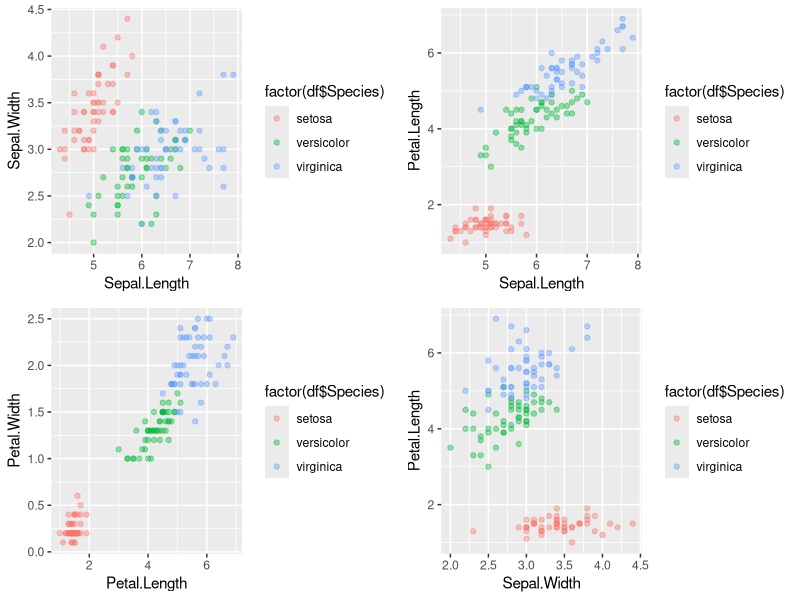
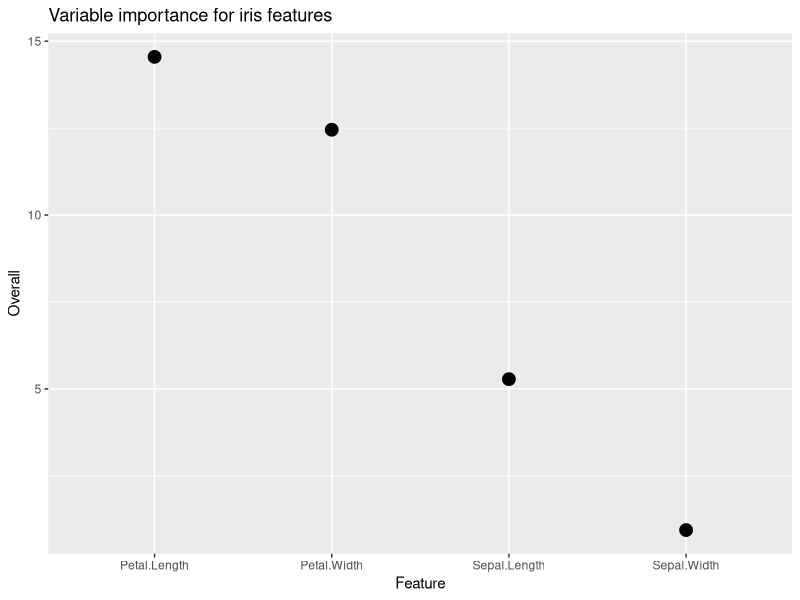
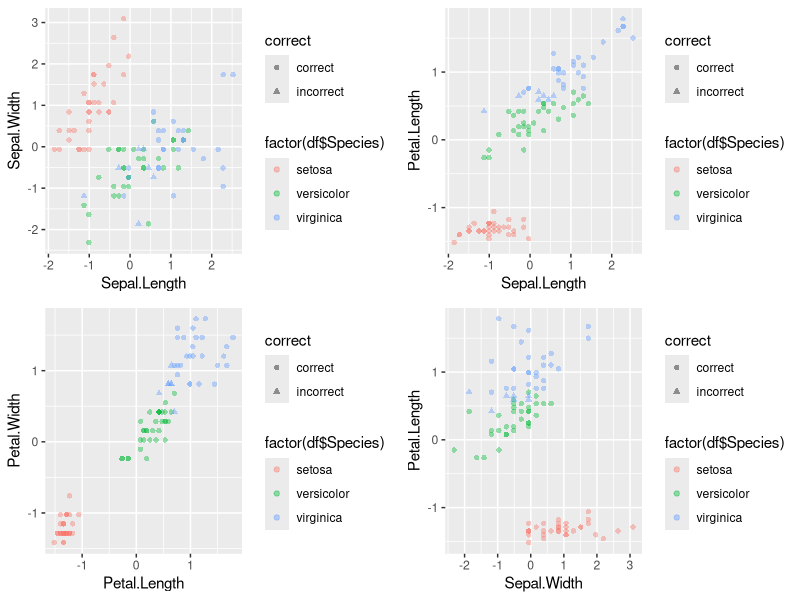
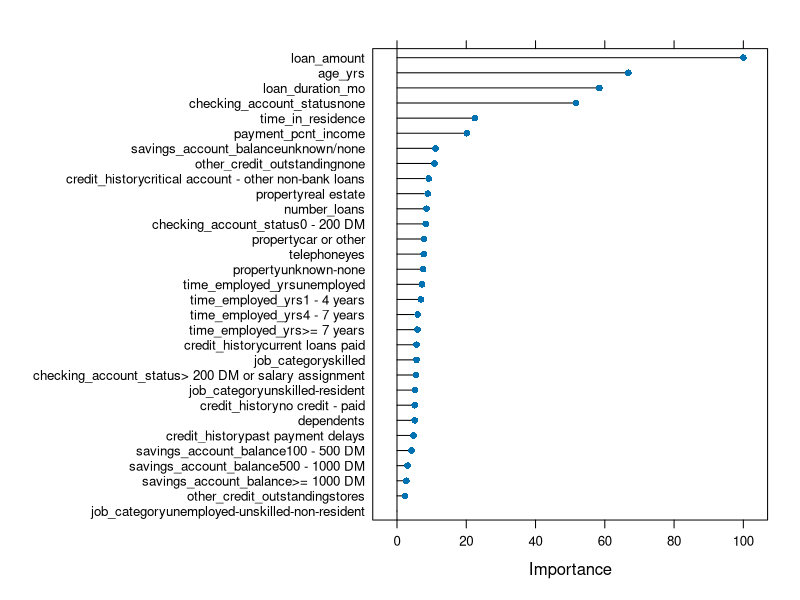

Here is the R script that generated these plots, in order:
# Processing start time
sink('bagging_output.txt')
timeStart = Sys.time()

# ADMINISTRATIVE NOTES
# Note: To describe database at any point, use str(*name*)
# Note: To clear R workspace, use rm(list = ls())
# Note: Searching R help files - RSiteSearch("character string")
# Note: To clear console, use CTRL + L 


# INSTALLING SPECIAL PACKAGES
# if("<package_name>" %in% rownames(installed.packages()) == FALSE) 
# {install.packages("<package_name>")}# Added due to error
# library(<package_name>)
# ====================
# Bagging and Random Forest Models
# Using ensemble methods can greatly improve the results achieved with weak machine learning algorithms, also called weak learners. Ensemble methods achieve better performance by aggregating the results of many statistically independent models. This process averages out the errors and produces a final better prediction.
# 
# In this lab you will work with a widely used ensemble method known as bootstrap aggregating or simply bagging. Bagging follows a simple procedure:
#         
# N learners (machine learning models) are defined.
# N subsamples of the training data are created by Bernoulli sampling with replacement.
# The N learners are trained on the subsamples of the training data.
# The ensemble is scored by averaging, or taking a majority vote, of the predictions from the N learners.
# Classification and regression tree models are most typically used with bagging methods. The most common such algorithm is know as the random forest. The random forest method is highly scalable and generally produces good results, even for complex problems.
# 
# Classification and regression trees tend to be robust to noise or outliers in the training data. This is true for the random forest algorithm as well.
# 
# Example: Iris dataset
# As a first example you will use random forest to classify the species of iris flowers.
# 
# As a first step, execute the code in the cell below to load the required packages to run the rest of this notebook.
# 
# Note: If you are running in Azure Notebooks, make sure that you run the code in the setup.ipynb notebook at the start of you session to ensure your environment is correctly configured.

## Import packages
library(ggplot2)

if("gridExtra" %in% rownames(installed.packages()) == FALSE) 
{install.packages("gridExtra")}
library(gridExtra)

if("repr" %in% rownames(installed.packages()) == FALSE) 
{install.packages("repr")}
library(repr)

library(dplyr)

if("caret" %in% rownames(installed.packages()) == FALSE) 
{install.packages("caret")}
library(caret)

if("randomForest" %in% rownames(installed.packages()) == FALSE) 
{install.packages("randomForest")}
library(randomForest)

if("MLmetrics" %in% rownames(installed.packages()) == FALSE) 
{install.packages("MLmetrics")}
library(MLmetrics)

options(repr.plot.width=4, repr.plot.height=4) # Set the initial plot area dimensions

# The code in the cell below displays the head of the data frame and plots all pairwise combinations of the features with the species of the iris flower in colors. 
# Execute this code and examine the results.

single_plot = function(df, colx, coly){
        ggplot(df, aes_string(colx,coly)) +
                geom_point(aes(color = factor(df$Species)), alpha = 0.4)
}

plot_iris = function(df){
        options(repr.plot.width=8, repr.plot.height=5)
        grid.arrange(
                single_plot(df, 'Sepal.Length', 'Sepal.Width'),
                single_plot(df, 'Sepal.Length', 'Petal.Length'),
                single_plot(df, 'Petal.Length', 'Petal.Width'),
                single_plot(df, 'Sepal.Width', 'Petal.Length'),
                nrow = 2)
}

head(iris, 10)   
plot_iris(iris)

# You can see that Setosa (in blue) is well separated from the other two categories. 
# The Versicolor (in orange) and the Virginica (in green) show considerable overlap. 
# The question is how well our classifier will separate these categories.
# 
# Next, execute the code in the cell below to split the dataset into test and training set. 
# Notice that unusually, 67% of the cases are being used as the test dataset.

set.seed(1955)
## Randomly sample cases to create independent training and test data
partition = createDataPartition(iris[,'Species'], times = 1, p = 0.33, list = FALSE)
training = iris[partition,] # Create the training sample
dim(training)
test = iris[-partition,] # Create the test sample
dim(test)

# As is always the case with machine learning, numeric features must be scaled. 
# Execute the code in the cell below to scale the training and test datasets:
        
num_cols = c('Sepal.Length', 'Sepal.Width', 'Petal.Length', 'Petal.Width')
preProcValues <- preProcess(training[,num_cols], method = c("center", "scale"))

training[,num_cols] = predict(preProcValues, training[,num_cols])
test[,num_cols] = predict(preProcValues, test[,num_cols])
head(training[,num_cols])

# Now you will define and fit a random forest model. 
# The code in the cell below defines random forest model with 5 trees using the randomForest function from the R randomForest package, and then fits the model. 
# Execute this code.

set.seed(1115)
rf_mod = randomForest(Species ~ ., data = training, ntree = 5)

# Next, the code in the cell below uses the predict method is used to compute the class score from the scaled features. 
# Execute this code.

test$scores = predict(rf_mod, newdata = test)
head(test, 20)

# It is time to evaluate the model results. 
# Keep in mind that the problem has been made difficult deliberately, by having more test cases than training cases.
# 
# The iris data has three species categories. 
# Therefore it is necessary to use evaluation code for a three category problem. The function in the cell below extends code from previous labs to deal with a three category problem. 
# Execute this code and examine the results.

print_metrics = function(df, label){
        ## Compute and print the confusion matrix
        cm = as.matrix(table(Actual = df$Species, Predicted = df$scores))
        print(cm)
        
        ## Compute and print accuracy 
        accuracy = round(sum(sapply(1:nrow(cm), function(i) cm[i,i]))/sum(cm), 3)
        cat('\n')
        cat(paste('Accuracy = ', as.character(accuracy)), '\n \n')                           
        
        ## Compute and print precision, recall and F1
        precision = sapply(1:nrow(cm), function(i) cm[i,i]/sum(cm[i,]))
        recall = sapply(1:nrow(cm), function(i) cm[i,i]/sum(cm[,i]))    
        F1 = sapply(1:nrow(cm), function(i) 2*(recall[i] * precision[i])/(recall[i] + precision[i]))    
        metrics = sapply(c(precision, recall, F1), round, 3)        
        metrics = t(matrix(metrics, nrow = nrow(cm), ncol = ncol(cm)))       
        dimnames(metrics) = list(c('Precision', 'Recall', 'F1'), unique(test$Species))      
        print(metrics)
}  

print_metrics(test, 'Species')

# Examine these results. Notice the following:
#         
#         1. The confusion matrix has dimension 3X3. You can see that most cases are correctly classified with only a few errors.
# 
#         2. The overall accuracy is 0.96. Since the classes are roughly balanced, this metric indicates relatively good performance of the classifier, particularly since it was only trained on 50 cases.
# 
#         3. The precision, recall and F1 for each of the classes is quite good. | 
#         To get a better feel for what the classifier is doing, the code in the cell below displays a set of plots showing correctly (as '+') and incorrectly (as 'o') cases, with the species color-coded. Execute this code and examine the results.
# 
# Examine these plots. 
# You can see how the classifier has divided the feature space between the classes. 
# Notice that most of the errors occur in the overlap region between Virginica and Versicolor. 
# This behavior is to be expected.
# 
# Is it possible that a random forest model with more trees would separate these cases better?
# The code in the cell below uses a model with 40 trees (estimators). 
# This model is fit with the training data and displays the evaluation of the model.
# 
# Execute this code and answer Question 1 on the course page.

set.seed(1115)
rf_mod = randomForest(Species ~ ., data = training, ntree = 40)
test$scores = predict(rf_mod, newdata = test)
print_metrics(test, 'Species')

# These results are identical to the model with 5 trees.
# 
# Like most tree-based models, random forest models have a nice property that feature importance is computed during model training. 
# Feature importance can be used as a feature selection method. 
# The varImp function from the Caret package performs the calculation.
# 
# Execute the code in the cell below to display a plot of the feature importance.

options(repr.plot.width=4, repr.plot.height=3)
imp = varImp(rf_mod)
imp[,'Feature'] = row.names(imp)
ggplot(imp, aes(x = Feature, y = Overall)) + geom_point(size = 4) +
        ggtitle('Variable importance for iris features')

# Examine the plot displayed above. Notice that the Speal_Lenght and Sepal_Width have rather low importance.
# 
# Should these features be dropped from the model? 
# To find out, you will create a model with a reduced feature set and compare the results. 
# As a first step, execute the code in the cell below to create training and test datasets using the reduced features.

set.seed(1115)
rf_mod = randomForest(Species ~ Petal.Length + Petal.Width, data = training, ntree = 100)
test$scores = predict(rf_mod, newdata = test)
print_metrics(test, 'Species')

# Once you have executed the code, answer Question 2 on the course page.
# 
# These results are a bit better which may indicate the original model was over-fit. 
# Given that a simpler model is more likely to generalize, this model is preferred.

## Create column of correct-incorrect classification
test$correct = ifelse(test$Species == test$scores, 'correct', 'incorrect')

single_plot_classes = function(df, colx, coly){
        ggplot(df, aes_string(colx,coly)) +
                geom_point(aes(color = factor(df$Species), shape = correct), alpha = 0.4)
}

plot_iris_classes = function(df){
        options(repr.plot.width=8, repr.plot.height=5)
        grid.arrange(
                single_plot_classes(df, 'Sepal.Length', 'Sepal.Width'),
                single_plot_classes(df, 'Sepal.Length', 'Petal.Length'),
                single_plot_classes(df, 'Petal.Length', 'Petal.Width'),
                single_plot_classes(df, 'Sepal.Width', 'Petal.Length'),
                nrow = 2)
}

plot_iris_classes(test)

# Another example
# Now, you will try a more complex example using the credit scoring data. You will use the prepared data which has been prepared by removing duplicate cases. 
# Some columns which are know not to be predictive are removed. 
# Execute the code in the cell below to load the dataset for the example.

credit = read.csv('German_Credit_Preped.csv', header = TRUE)
## Subset the data frame
credit = credit[,c('checking_account_status', 'loan_duration_mo', 'credit_history', 'loan_amount', 'savings_account_balance',
        'time_employed_yrs', 'payment_pcnt_income', 'time_in_residence', 'property', 'age_yrs',
        'other_credit_outstanding', 'number_loans', 'job_category', 'dependents', 'telephone', 'bad_credit' )]
print(dim(credit))
names(credit)

# Cross validation will be used to train the model. 
# Since folds will be selected from the entire dataset the numeric features are scaled in batch. 
# Execute the code in the cell below to accomplish this:
        
num_cols = c('loan_duration_mo', 'loan_amount', 'payment_pcnt_income',
        'time_in_residence', 'age_yrs', 'number_loans', 'dependents')

preProcValues <- preProcess(credit[,num_cols], method = c("center", "scale"))
credit[,num_cols] = predict(preProcValues, credit[,num_cols])
head(credit[,num_cols])

# The R Caret package computes most performance metrics using the positive cases. 
# For example, recall is a measure of correct classification of positive cases. 
# Therefore, it is important to have the coding of the label correct. 
# The code in the cell below creates a factor (categorical) variable and coerces the levels of the label column, bad_credit. 
# Execute this code.

credit$bad_credit <- ifelse(credit$bad_credit == 1, 'bad', 'good')
credit$bad_credit <- factor(credit$bad_credit, levels = c('bad', 'good'))
credit$bad_credit[1:5]

# In the results above you can see the new coding of the label column along with the levels, {'bad', 'good'}.
# 
# As the inner loop of a nested cross validation, the code in the cell below uses the capability of the R Caret package to estimate the best hyperparameters using 5 fold cross validation. 
# This first cross validation is performed using ROC as the metric. 
# There are a few points to note here:
#         
# A Caret trainControl object is used to define the 5 fold cross validation. 
# The twoClassSummary function is specified, making ROC the metric for hyperparameter optimization.
# The model is trained using all features as can be seen from the model formula in the Caret train function.
# 
# ROC is specified as a metric in the call to train.
# Weights are specified to help with the class imbalance and the cost imbalance of misclassification of bad credit customers.
# 
# The train function uses a tuneGrid argument to define the hyperparameters to search.
# Execute this code and examine the result.

weights = ifelse(credit$bad_credit == 'bad', 0.9, 0.1)

fitControl <- trainControl(method = "cv",
        number = 5,
        returnResamp="all",
        savePredictions = TRUE,
        classProbs = TRUE,
        summaryFunction = twoClassSummary)
paramGrid <- expand.grid(mtry = c(5, 10, 15))

set.seed(1234)
rf_fit_inside_tw <- train(bad_credit ~ ., 
        data = credit,  
        method = "rf", # Random forest model 
        trControl = fitControl, 
        tuneGrid = paramGrid, 
        weights = weights, 
         metric="ROC")
print(rf_fit_inside_tw)

# The grid of hyperpameters searched by the Caret package is only mtry. The printed tables shows the values of the metrics as a function of the parameters in the search grid. Sens is short for sensitivity which is the same as global recall and Spec is specificity which is the true negative rate = TN/(TN + FP)
# 
# The hyperparameter optimization can also be performed using Recall as a metric. 
# The code in the cell below uses the prSummary function for the summaryFunction argument for trainControl and sets the metric as Recall.
# 
# Execute this call and examine the results. Then, answer Question 3 on the course page.

fitControl <- trainControl(method = "cv",
        number = 5,
        returnResamp="all",
        savePredictions = TRUE,
        classProbs = TRUE,
        summaryFunction = prSummary)
paramGrid <- expand.grid(mtry = c(5, 15, 25))

set.seed(1234)
rf_fit_inside_pr <- train(bad_credit ~ ., 
        data = credit,  
        method = "rf", # Random forest model 
        trControl = fitControl, 
        tuneGrid = paramGrid, 
        weights = weights, 
        metric="Recall")

print(rf_fit_inside_pr)

# Given the problem, these results seem reasonable.
# 
# The question now is, given the optimal hyperparameters, which features are the most important? 
# The code in the cell below computes and displays feature importance using the Caret varImp function. 
# Execute this code and examine the results.

options(repr.plot.width=8, repr.plot.height=6)
var_imp = varImp(rf_fit_inside_pr)
print(var_imp)
plot(var_imp)

# In is clear that some of the features are not important to model performance. 
# Execute the code in the cell below to prune the feature set:
        
credit_reduced = credit[,c('loan_amount', 'age_yrs', 'loan_duration_mo', 'checking_account_status', 'time_in_residence',
        'payment_pcnt_income', 'savings_account_balance', 'other_credit_outstanding', 
        'credit_history', 'time_employed_yrs', 'property', 'number_loans', 'telephone',
        'bad_credit')]

# You will now run the inside loop of the CV to test the reduced feature set. Execute the code in the cell below to perform the cross validation grid search using the reduced feature set:
        
        set.seed(3344)
rf_fit_inside_pr <- train(bad_credit ~ ., 
        data = credit_reduced,  
        method = "rf", # Random forest model 
        trControl = fitControl, 
        tuneGrid = paramGrid, 
        weights = weights, 
        metric="Recall")
print(rf_fit_inside_pr)

# The results of the cross validation grid search with the reduced feature are slightly lower than before. However, this difference is unlikely to be significant. 
# The optimal value of mtry is still 25. 
# Evidentially, pruning these features was the correct step. 
# This process can be continued, but will not be in this lab in the interest of reducing length.
# 
# To verify that the model will generalize well it is time to perform the outside CV loop. 
# The code in the cell below defines a parameter grid with just the optimal hyperparameter value. 
# The CV then repeatedly fits the model with this single hyperparameter.
# 
# Execute this code, examine the result, and answer Question 4 on the course page.

## Set the hyperparameter grid to the optimal values from the inside loop
paramGrid <- expand.grid(mtry = c(rf_fit_inside_pr$finalModel$mtry))

set.seed(5678)
rf_fit_outside_pr <- train(bad_credit ~ ., 
        data = credit_reduced,  
        method = "rf", # Random forest model 
        trControl = fitControl, 
        tuneGrid = paramGrid, 
        weights = weights,
        metric = "Recall")

print_metrics = function(mod){
        means = c(apply(mod$resample[,1:4], 2, mean), mtry = mod$resample[1,5], Resample = 'Mean')
        stds = c(apply(mod$resample[,1:4], 2, sd), mtry = mod$resample[1,5], Resample = 'STD')
        out = rbind(mod$resample, means, stds)
        out[,1:4] = lapply(out[,1:4], function(x) round(as.numeric(x), 3))
        out
}
print_metrics(rf_fit_outside_pr)

# Examine these results. Notice that the standard deviation of the mean of the AUC are nearly an order of magnitude smaller than the mean. 
# This indicates that this model is likely to generalize well.
# 
# Note: The predict method can be used with this optimal model to classify unknown cases.
# 
# Summary
# In this lab you have accomplished the following:
#         
#         1. Used a random forest model to classify the cases of the iris data. A model with more trees had marginally lower error rates, but likely not significantly different.
#         2. Used 5 fold to find estimated optimal hyperparameters for a random forest model to classify credit risk cases. This process is the inner loop of a nested cross validation process.
#         3. Applied feature importance was used for feature selection with the iris data. The model created and evaluated with the reduced feature set had essentially the same performance as the model with more features.
#         4. Performed the outer loop of nested cross validation with a 5 fold CV to confirm that the model will likely generalize well.

# ====================
# Processing end time
timeEnd = Sys.time()

# Processing date and total processing time
cat(paste("","Processing end date and time",date(),"","",sep="\n"))
paste("Total processing time =",round(difftime(timeEnd,timeStart), digits=2),"seconds",sep=" ")


# Stop writing to an output file
sink()

################
